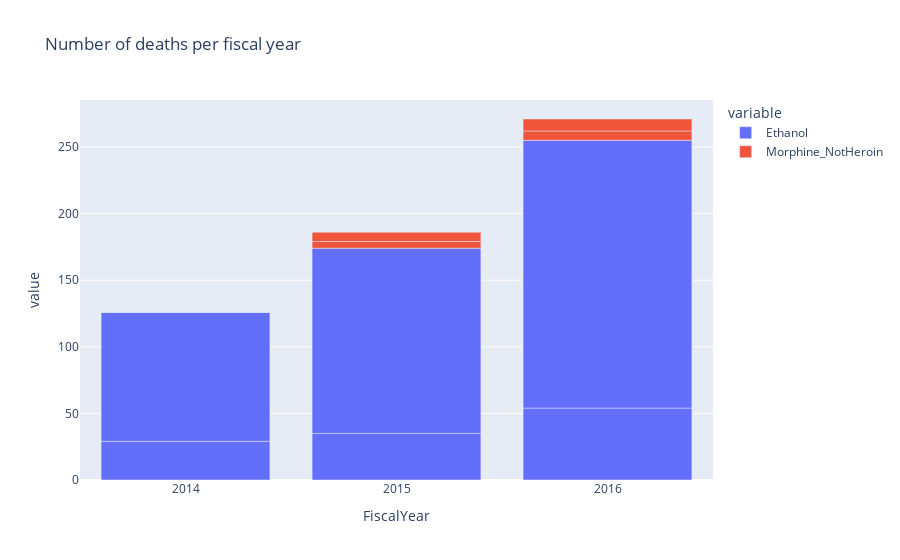

Here is the notebook cell this chart was saved with:
### Code cell
#Stacked plot of "Ethanol", "Morphine_NotHeroin" related deaths as per Fiscal year
fig = px.bar(Drugs_Grouped, x="FiscalYear", y=["Ethanol", "Morphine_NotHeroin"], title="Number of deaths per fiscal year")
fig.show()

### Figure 1 — Plotly figure (JSON) as saved in the notebook; plotly's stock layout.template omitted (floating-point values rounded to 4 significant figures)
{"data": [{"alignmentgroup": "True", "hovertemplate": "variable=Ethanol<br>FiscalYear=%{x}<br>value=%{y}<extra></extra>", "legendgroup": "Ethanol", "marker": {"color": "#636efa"}, "name": "Ethanol", "offsetgroup": "Ethanol", "orientation": "v", "showlegend": true, "textposition": "auto", "type": "bar", "x": ["2014", "2015", "2016", "2014", "2015", "2016"], "xaxis": "x", "y": [29, 35, 54, 97, 139, 201], "yaxis": "y"}, {"alignmentgroup": "True", "hovertemplate": "variable=Morphine_NotHeroin<br>FiscalYear=%{x}<br>value=%{y}<extra></extra>", "legendgroup": "Morphine_NotHeroin", "marker": {"color": "#EF553B"}, "name": "Morphine_NotHeroin", "offsetgroup": "Morphine_NotHeroin", "orientation": "v", "showlegend": true, "textposition": "auto", "type": "bar", "x": ["2014", "2015", "2016", "2014", "2015", "2016"], "xaxis": "x", "y": [0, 5, 7, 0, 7, 9], "yaxis": "y"}], "layout": {"barmode": "relative", "legend": {"title": {"text": "variable"}, "tracegroupgap": 0}, "title": {"text": "Number of deaths per fiscal year"}, "xaxis": {"anchor": "y", "domain": [0, 1], "title": {"text": "FiscalYear"}}, "yaxis": {"anchor": "x", "domain": [0, 1], "title": {"text": "value"}}}}
